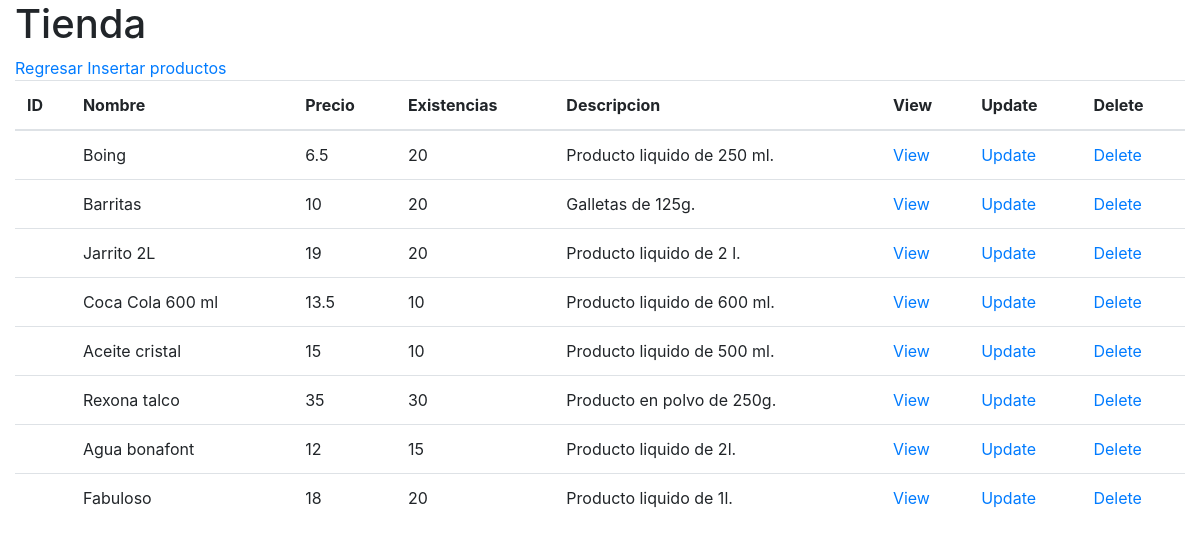
The app's page /productos/index.php, older data.
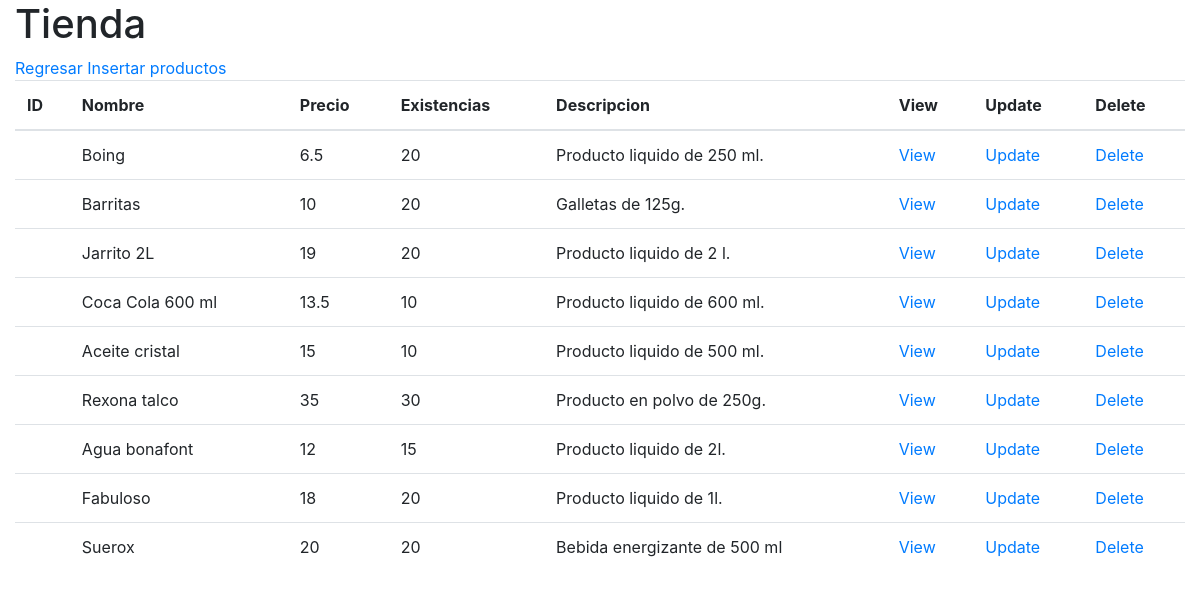
The same page, newer data.
### tables this page shows
CREATE TABLE producto(
       id_producto integer  primary key AUTOINCREMENT,
       nombre varchar(100) not null,
       precio_venta decimal(11,2) not null,
       existencias integer not null,
       descripcion varchar(256) null
);

### productos/db/db_list.php (the view)
<?php
    $db = new SQLite3("../tienda.db");
    $resultado = $db->query("SELECT * from producto;");
    $table = "
        <table class='table'>
            <thead>
            <tr>
                <th>ID</th>
                <th>Nombre</th>
                <th>Precio</th>
                <th>Existencias</th>
                <th>Descripcion</th>
                <th>View</th>
                <th>Update</th>
                <th>Delete</th>
            </tr>
            </thead>
            ";
    print($table);
    while ($row = $resultado->fetchArray()) {
        $id_producto = $row['id_producto'];
        $nombre = $row['nombre'];
        $precio_venta = $row['precio_venta'];
        $existencias = $row['existencias'];
        $descripcion = $row['descripcion'];
        $table = "
            <tr>
                <td>$id_persona</td>
                <td>$nombre</td>
                <td>$precio_venta</td>
                <td>$existencias</td>
                <td>$descripcion</td>
                <td><a href='view.php?id_producto=$id_producto'>View</a></td>
                <td><a href='update.php?id_producto=$id_producto'>Update</a></td>
                <td><a href='delete.php?id_producto=$id_producto'>Delete</a></td>
            </tr>
        ";
        print($table);
    }
    print("</table>");
?>

### productos/index.php (shortened to what this page needs)
<!doctype html>
<html lang="es">
<head>
    <link rel="stylesheet" href="https://cdn.jsdelivr.net/npm/bootstrap@4.5.3/dist/css/bootstrap.min.css">
</head>
<body>
    <div class="container-fluid">
        <h1>Tienda</h1>
        <a href="../index.php">Regresar</a>
        <a href="insert.php">Insertar productos</a>
        <?php include 'db/db_list.php'; ?>
    </div>
</body>
</html>

Row changes from the older to the newer data that the page shows:
added producto: nombre "Suerox", precio_venta "20", existencias "20", descripcion "Bebida energizante de 500 ml"
